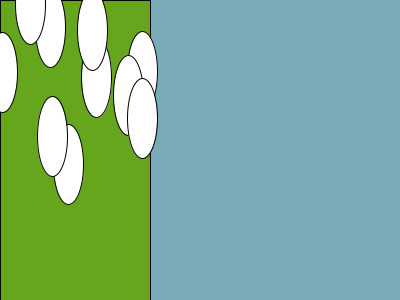
Frame 1 (no input)
Frame 60 (the mouse pressed at the canvas centre just before this capture): identical to frame 1, image omitted
Frame 120 (the mouse held since frame 60 and released just before this capture): identical to frame 1, image omitted

The Processing sketch that drew this single still picture (run headless with seeded random() and noise(); from frame 60 on, the mouse is pressed at the canvas centre):

// Processing sketch: chickenOnRoad01
// ── chickenOnRoad01.pde
//小雞過馬路 chicken on road
float []chinkX=new float[10];
float []chinkY=new float[10];
void setup(){
  size(400,300);
  for(int i=0;i<10; i++){
    chinkX[i]=random(0,150);
    chinkY[i]=random(0,300);
  }
}
void draw(){
  background(122,171,185);
  fill(102,166,28);
  rect(0,0, 150,300);
  for(int i=0;i<10;i++){
    fill(255); ellipse(chinkX[i],chinkY[i],30,80);
  }
}
